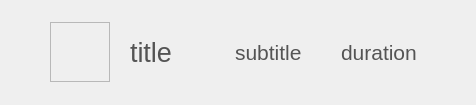
<?xml version="1.0" encoding="UTF-8"?>
<ui version="4.0">
 <class>ListServiceEditor</class>
 <widget class="QWidget" name="ListServiceEditor">
  <property name="geometry">
   <rect>
    <x>0</x>
    <y>0</y>
    <width>476</width>
    <height>105</height>
   </rect>
  </property>
  <property name="minimumSize">
   <size>
    <width>0</width>
    <height>0</height>
   </size>
  </property>
  <property name="maximumSize">
   <size>
    <width>16777215</width>
    <height>16777215</height>
   </size>
  </property>
  <property name="windowTitle">
   <string>Form</string>
  </property>
  <property name="styleSheet">
   <string notr="true">QLabel
{
	color: rgb(84, 84, 84);
}</string>
  </property>
  <layout class="QHBoxLayout" name="horizontalLayout">
   <property name="spacing">
    <number>20</number>
   </property>
   <property name="leftMargin">
    <number>50</number>
   </property>
   <property name="rightMargin">
    <number>50</number>
   </property>
   <item>
    <widget class="QFrame" name="frameFormCoverArt">
     <property name="minimumSize">
      <size>
       <width>60</width>
       <height>60</height>
      </size>
     </property>
     <property name="maximumSize">
      <size>
       <width>60</width>
       <height>60</height>
      </size>
     </property>
     <property name="frameShape">
      <enum>QFrame::StyledPanel</enum>
     </property>
     <property name="frameShadow">
      <enum>QFrame::Raised</enum>
     </property>
     <layout class="QGridLayout" name="gridLayoutFormCoverArt"/>
    </widget>
   </item>
   <item>
    <widget class="QLabel" name="labelTitle">
     <property name="font">
      <font>
       <family>Segoe UI</family>
       <pointsize>20</pointsize>
      </font>
     </property>
     <property name="text">
      <string>title</string>
     </property>
    </widget>
   </item>
   <item>
    <widget class="QLabel" name="labelSubtitle">
     <property name="font">
      <font>
       <family>Segoe UI</family>
       <pointsize>16</pointsize>
      </font>
     </property>
     <property name="text">
      <string>subtitle</string>
     </property>
    </widget>
   </item>
   <item>
    <widget class="QLabel" name="labelDuration">
     <property name="font">
      <font>
       <family>Segoe UI</family>
       <pointsize>16</pointsize>
      </font>
     </property>
     <property name="text">
      <string>duration</string>
     </property>
    </widget>
   </item>
  </layout>
 </widget>
 <resources/>
 <connections/>
</ui>
